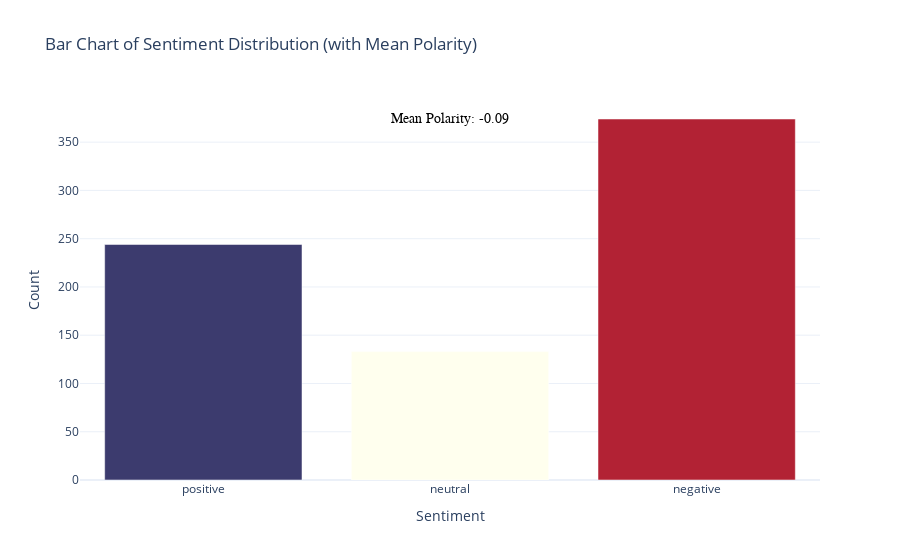

Notebook source saved alongside this figure:
### Code cell
sentiment_counts = df['sentiment'].value_counts().reindex(['positive', 'neutral', 'negative'], fill_value=0)

# Calculate mean polarity
mean_polarity = df['compound'].mean()

fig = go.Figure(
    go.Bar(
        x=sentiment_counts.index,
        y=sentiment_counts.values,
        marker_color=usa_colors
    )
)

# Add mean polarity as annotation
fig.add_annotation(
    x=1,  # Place at 'neutral' bar (index 1)
    y=max(sentiment_counts.values),
    text=f"Mean Polarity: {mean_polarity:.2f}",
    showarrow=False,
    font=dict(color="black", size=14, family="Arial"),
    bgcolor="rgba(255,255,255,0.7)"
)

fig.update_layout(
    title="Bar Chart of Sentiment Distribution (with Mean Polarity)",
    xaxis_title="Sentiment",
    yaxis_title="Count",
    template="plotly_white"
)
fig.show()

### Figure 1 — Plotly figure (JSON) as saved in the notebook; plotly's stock layout.template omitted (floating-point values rounded to 4 significant figures)
{"data": [{"marker": {"color": ["#3C3B6E", "#FFFFEE", "#B22234"]}, "type": "bar", "x": ["positive", "neutral", "negative"], "y": [244, 133, 374]}], "layout": {"annotations": [{"bgcolor": "rgba(255,255,255,0.7)", "font": {"color": "black", "family": "Arial", "size": 14}, "showarrow": false, "text": "Mean Polarity: -0.09", "x": 1, "y": 374}], "title": {"text": "Bar Chart of Sentiment Distribution (with Mean Polarity)"}, "xaxis": {"title": {"text": "Sentiment"}}, "yaxis": {"title": {"text": "Count"}}}}
